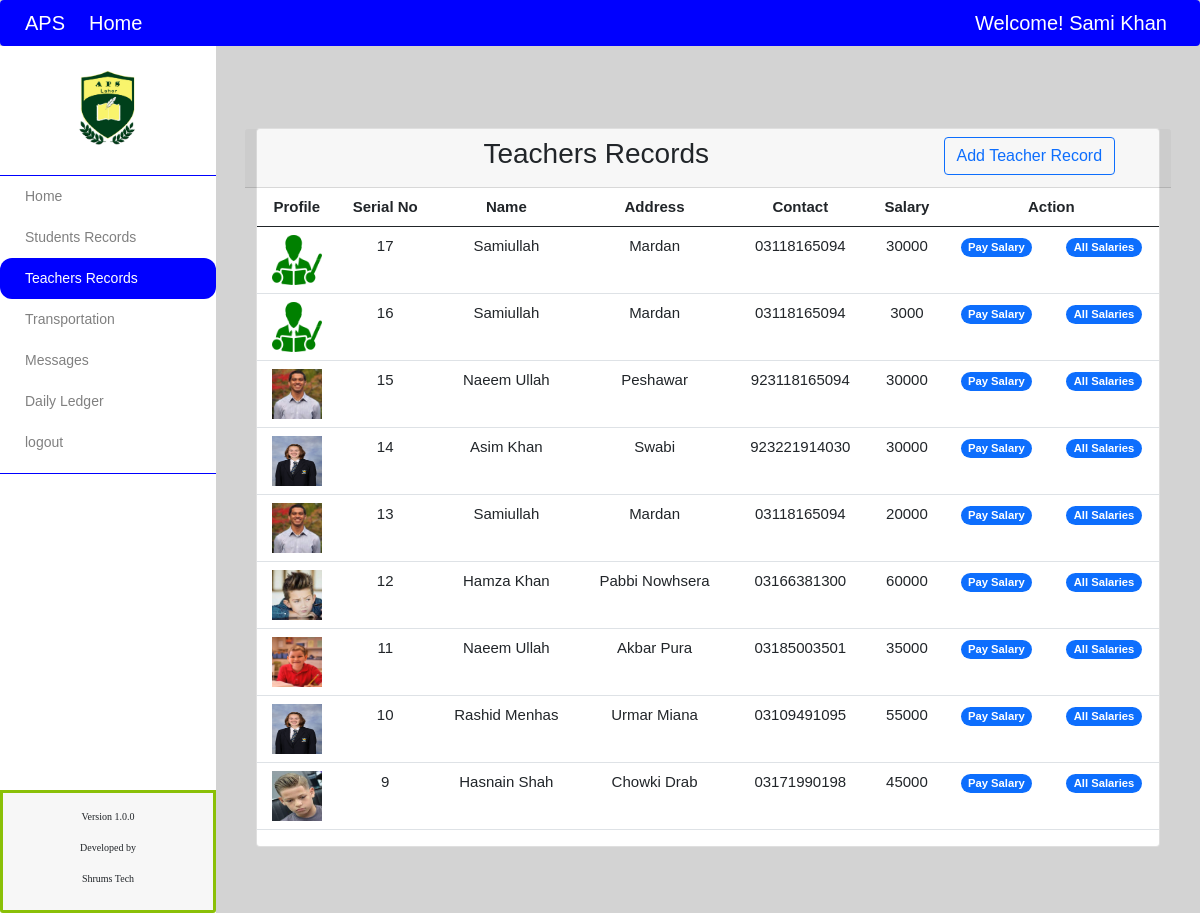
The page /all_teachers.php (signed in) on the database its author committed.
### tables this page shows
CREATE TABLE `teachers` (
  `id` int(11) NOT NULL,
  `name` text NOT NULL,
  `address` text NOT NULL,
  `phone` text NOT NULL,
  `qualification` text NOT NULL,
  `status` text NOT NULL,
  `date` date NOT NULL,
  `image` text NOT NULL,
  `salary` text NOT NULL
);

### all_teachers.php (the view, shortened to what this page needs)
<?php
include('cruds/insert.php');
 $all_teachers = mysqli_query($con,"select * from teachers order by id desc ");
?>
<!DOCTYPE html>
<html lang="en">
<head>
</head>
<body>
<?php
include('include/header.php');
?>
<nav
		class="navbar navbar-expand-lg navbar-dark custom-bg container-fluid navbar-toggler sticky-top">
		<div class="container-fluid">
			<a class="navbar-brand" href="index.php">APS</a>
			<div class="collapse navbar-collapse" id="navbarSupportedContent">
				<ul class="navbar-nav me-auto mb-2 mb-lg-0">
					<li class="nav-item"><a class="nav-link active"
						aria-current="page" href="index.php">Home</a></li>
				</ul>
				<ul class="navbar-nav text-right">
					<li class="nav-item"><a class="nav-link active"
						aria-current="page" href="#!">Welcome! <span
							><?php $firstname= $_SESSION['firstname']; $lastname=$_SESSION['lastname']; echo $firstname.' '.$lastname?></span></a></li>
				</ul>
			</div>
		</div>
	</nav>
	<div class="sidebar">
		<div class="text-center">
			<img class="logo" src="images/logo.png" alt="logo" />
		</div>
		<div class="main" id="main">
			<a href="index.php" class="item">Home</a>
            <a href="student_record.php" class="item" >Students Records</a>
            <a href="teacher_record.php" class="item item-select" >Teachers Records</a>
            <a href="transport_home.php" class="item " >Transportation</a>
			<a href="message_category.php" class="item " >Messages</a>
			<a href="daily_ledger.php" class="item " >Daily Ledger</a>
            <a class="nav-link active " aria-current="page" href="logout.php">logout</a>
		</div>
		<div class="card-footer text-center update fixed footer"
			style="position: absolute; bottom: 0px;">
			<p class="mt-2">Version 1.0.0</p>
			<p>Developed by</p>
			<p>Shrums Tech </p>
		</div>
	</div>
	<div class="content card-body">
		<div>
        <div class="container text-center "
			style="font-size: 15px; margin-bottom: 50px;">
			<div  class="alert" role="alert">
			</div>
			<card class="card">
					<div class="row  card-header">
						<div class="col-sm-9 "><h3 >Teachers Records</h3></div>
                        <div class="col-sm-2"><input type="button" data-bs-toggle="modal" data-bs-target="#addTeacher" id="addbtn" class="btnadd btn btn-outline-primary"
						 value="Add Teacher Record"/></div>
				</div>
                <table class="table rTable caption-top">
				<thead>
					<tr>
                        <th scope="col">Profile</th>
						<th scope="col">Serial No</th>
						<th scope="col">Name</th>
						<th scope="col">Address</th>
						<th scope="col">Contact</th>
                        <th scope="col">Salary</th>
						<th scope="col" colspan="2">Action</th>
					</tr>
				</thead>
				<tbody>
                <?php while($row = mysqli_fetch_array($all_teachers)) {?>
					<tr >
                        <td ><?php if($row['image']!=null){?>
							<img style="width: 50px; height: 50px;" src="images/teachers images/<?php echo $row['image'];?>" alt="">
							<?php }else{?>
								<img style="width: 50px; height: 50px;" src="images/teacher.png" alt="">
								<?php }; ?></td>
						<td ><?php echo $row['id'];?></td>
						<td ><?php echo $row['name'];?></td>
						<td ><?php echo $row['address'];?></td>
						<td ><?php echo $row['phone'];?></td>
                        <td ><?php echo $row['salary'];?></td>
						<td > <a href=""	data-bs-toggle="modal" data-bs-target="#addSalary"
                        class="badge bg-primary rounded-pill" onclick="addSalary('<?php echo $row['id'];?>',
                        '<?php echo $row['name'];?>','<?php echo $row['salary'];?>','<?php echo $row['salary'];?>')" style="text-decoration:none;" >Pay Salary</a></td>
                        <td > <a href="salary_record.php?id=<?php  echo $row['id'];?>"
                        class="badge bg-primary rounded-pill"  style="text-decoration:none;" >All Salaries</a></td>
					</tr>
                    <?php };?>
				</tbody>
			</table>
        </div>
	</div>
</body>
</html>

### include/header.php (shortened to what this page needs)
<!DOCTYPE html>
<html lang="en">
<head>
<link rel="stylesheet"  href="css/style.css" />
<link rel="stylesheet"  href="css/bootstrap.css" />
<link rel="stylesheet"  href="css/bootstrap.min.css" />
    <link rel="stylesheet" href="css/bootstrap.min.css">
    <link rel="stylesheet" href="css/bootstrap.css">
    <link rel="stylesheet" href="css/style.css">
</head>
<body>
</body>
</html>

### css/style.css (style rules this page uses)
body { background-color: lightgray !important; }
.custom-bg { background-color: blue !important; }
.sidebar { width: 18%; background: white; height: 95%; position: fixed; padding-top: 25px; overflow: scroll; overflow-y: scroll; overflow-x: hidden; }
.sidebar a { display: block; width: 100%; padding: 10px 25px; text-decoration: none; color: gray; }
.item-select { background: blue; color: white!important; border-radius: 12px; }
.sidebar .logo { width: 35%; height: 35%; margin-bottom: 20px; }
.content { margin-left: 19%; margin-right: 1%; }
.update { margin-top: 10px; font-family: italic; font-size: 10px; }
.footer { position: relative; bottom: 0; width: 100%; border: 3px solid #8AC007; }
body { font-family: Verdana, Geneva, sans-serif; font-size: 14px; background: #f2f2f2; }

### rows shown on the page
teachers: id "17", name "Samiullah", address "Mardan", phone "03118165094", salary "30000"
teachers: id "16", name "Samiullah", address "Mardan", phone "03118165094", salary "3000"
teachers: image (picture), id "15", name "Naeem Ullah", address "Peshawar", phone "923118165094", salary "30000"
teachers: image (picture), id "14", name "Asim Khan", address "Swabi", phone "923221914030", salary "30000"
teachers: image (picture), id "13", name "Samiullah", address "Mardan", phone "03118165094", salary "20000"
teachers: image (picture), id "12", name "Hamza Khan", address "Pabbi Nowhsera", phone "03166381300", salary "60000"
teachers: image (picture), id "11", name "Naeem Ullah", address "Akbar Pura", phone "03185003501", salary "35000"
teachers: image (picture), id "10", name "Rashid Menhas", address "Urmar Miana", phone "03109491095", salary "55000"
teachers: image (picture), id "9", name "Hasnain Shah", address "Chowki Drab", phone "03171990198", salary "45000"

### other values the page prints
$firstname "Sami"
$lastname "Khan"
